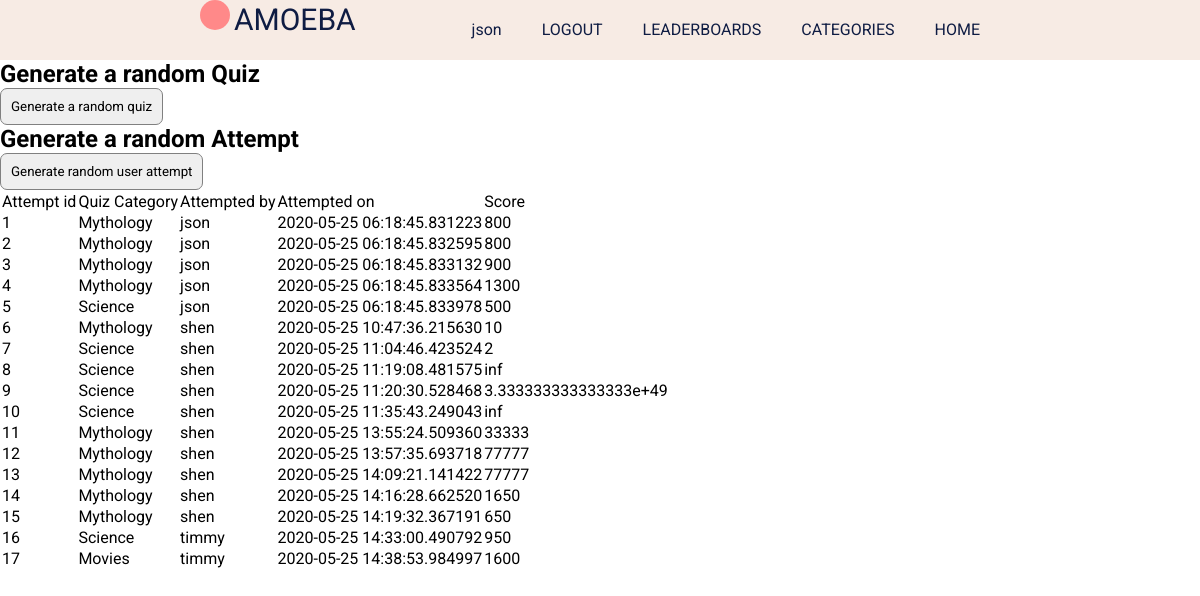
The page /pretendattempts (signed in) on the database its author committed.
### app/models.py (models this page shows, shortened)
class User(UserMixin, db.Model):
  id = db.Column(db.Integer, primary_key=True)
  username = db.Column(db.String(20), unique=True, index=True, nullable=False)
  email = db.Column(db.String(120), unique=True, index=True, nullable=False)
  password_hash = db.Column(db.String(128))
  posted_quizes = db.relationship('Quiz', backref = 'postedby', lazy = 'dynamic')
  attempts = db.relationship('Attempt', backref = 'user', lazy = 'dynamic')
  is_admin = db.Column(db.Boolean, default=False, nullable=False)
  date_joined = db.Column(db.DateTime, index=True, default=datetime.utcnow)

class Attempt(db.Model):
  id = db.Column(db.Integer, primary_key=True)
  user_id = db.Column(db.Integer, db.ForeignKey('user.id'))
  quiz_id = db.Column(db.Integer, db.ForeignKey('quiz.id'))
  score = db.Column(db.Integer, index=True)
  date = db.Column(db.DateTime, index=True, default=datetime.utcnow)

class Quiz(db.Model):
  id = db.Column(db.Integer, primary_key=True)
  category = db.Column(db.String(32), index=True)
  quizname = db.Column(db.String(32), index=True, unique=True)
  filename = db.Column(db.String(32),unique=True)
  date_added = db.Column(db.DateTime, index=True, default=datetime.utcnow)
  user_id = db.Column(db.Integer, db.ForeignKey('user.id'))
  attempts = db.relationship('Attempt', backref = 'quiz', lazy = 'dynamic')

### app/routes.py (the view)
@app.route('/pretendattempts', methods=['GET','POST'])
def pretend_attempts():
  form1 = PretendGenQuiz()
  form2 = PretendGenAttempt()
  allattempts = Attempt.query.all()
  if form1.submitQuiz.data and form1.validate_on_submit():
    randomQuiz()
  elif form2.submitAttempt.data and form2.validate_on_submit():
    randomAttempt()
  return render_template('pretend_attempts.html', form1=form1, form2=form2, attempts=allattempts)

### app/testing.py
class PretendGenQuiz(FlaskForm):
  submitQuiz = SubmitField('Generate a random quiz')

class PretendGenAttempt(FlaskForm):
  submitAttempt = SubmitField('Generate random user attempt')

### app/models.py (called while the page is built)
@login.user_loader
def load_user(id): #retrieve the user object representing the current user from the database
  return User.query.get(int(id)) #flask-login uses string for ids. database uses integers for id

### app/templates/pretend_attempts.html (shortened to what this page needs)
{% extends "template.html" %}
{% block content%}
  <h2>Generate a random Quiz</h2>
  <form action="", method="post">
    <p>{{ form1.submitQuiz }}</p>
  </form>
  <h2>Generate a random Attempt</h2>
  <form action="", method="post">
    <p>{{ form2.submitAttempt }}</p>
  </form>
  <table>
    <tr>
      <td>Attempt id</td><td>Quiz Category</td><td>Attempted by</td><td>Attempted on</td><td>Score</td>
    </tr>
    {% for a in attempts %}
    <tr>
      <td>{{ a.id }}</td>
      <td>{{ a.quiz.category }}</td>
      <td>{{ a.user.username }}</td>
      <td>{{ a.date }}</td>
      <td>{{ a.score }}</td>
    </tr>
    {% endfor %}
  </table>
{% endblock %}

### app/templates/template.html (shortened to what this page needs)
<html lang="en">
  <head>
    <link
      rel="stylesheet"
      type="text/css"
      href="{{ url_for('static', filename =
    'styles/content.css')}}"
    />
  </head>
  <body>
    <header>
      <div class="header-content">
        <div class="logo">
          <div id="amoeba-logo"></div>
          <span id="logo-text">AMOEBA</span>
        </div>
        <u1 class="navigation">
          <a href="{{ url_for('index') }}">HOME</a>
          <a href="{{ url_for('categories') }}">CATEGORIES</a>
          <a href="{{ url_for('leaderboards') }}">LEADERBOARDS</a>
          {% if current_user.is_authenticated %}
          <a href="{{ url_for('logout') }}">LOGOUT</a>
          <a href="{{ url_for('profile', username=current_user.username) }}">{{ current_user.username }}</a>
          {% else %}
          <a href="{{ url_for('signup_login') }}">LOGIN/SIGNUP</a>
          {% endif %}
        </u1>
      </div>
    </header>
    {% block content %}{% endblock %}
  </body>
</html>

### app/static/styles/content.css (style rules this page uses)
* { padding: 0; margin: 0; list-style: none; text-decoration: none; font-family: 'roboto', sans-serif; box-sizing: border-box; }
body { background-color: white; }
header { width: 100%; height: 60px; display: block; background-color: #f7ebe4; }
.header-content { height: inherit; margin-left: 200px; margin-right: 200px; }
.logo { float: left; display: inline-block; color: #0f1c43; margin-top }
#amoeba-logo { background-color: #ff8989; border-radius: 50%; width: 30px; height: 30px; display: inline-block; }
#logo-text { font-size: 30px; }
.navigation { float: right; }
.navigation a { height: 100%; float: right; padding: 20px 20px; list-style: none; color: #0f1c43; }
p { font-size: 20px; color: #0f1c43; font-weight: heavy; line-height: 1.5em; }
input { border: none; }
input { border: 1px solid gray; border-radius: 7px; padding: 10px; }

### rows shown on the page
User: username "json"
Attempt: id "1", quiz.category "Mythology", user.username "json", date "2020-05-25 06:18:45.831223", score "800"
Attempt: id "2", quiz.category "Mythology", user.username "json", date "2020-05-25 06:18:45.832595", score "800"
Attempt: id "3", quiz.category "Mythology", user.username "json", date "2020-05-25 06:18:45.833132", score "900"
Attempt: id "4", quiz.category "Mythology", user.username "json", date "2020-05-25 06:18:45.833564", score "1300"
Attempt: id "5", quiz.category "Science", user.username "json", date "2020-05-25 06:18:45.833978", score "500"
Attempt: id "6", quiz.category "Mythology", user.username "shen", date "2020-05-25 10:47:36.215630", score "10"
Attempt: id "7", quiz.category "Science", user.username "shen", date "2020-05-25 11:04:46.423524", score "2"
Attempt: id "8", quiz.category "Science", user.username "shen", date "2020-05-25 11:19:08.481575", score "inf"
Attempt: id "9", quiz.category "Science", user.username "shen", date "2020-05-25 11:20:30.528468", score "3.333333333333333e+49"
Attempt: id "10", quiz.category "Science", user.username "shen", date "2020-05-25 11:35:43.249043", score "inf"
Attempt: id "11", quiz.category "Mythology", user.username "shen", date "2020-05-25 13:55:24.509360", score "33333"
Attempt: id "12", quiz.category "Mythology", user.username "shen", date "2020-05-25 13:57:35.693718", score "77777"
Attempt: id "13", quiz.category "Mythology", user.username "shen", date "2020-05-25 14:09:21.141422", score "77777"
Attempt: id "14", quiz.category "Mythology", user.username "shen", date "2020-05-25 14:16:28.662520", score "1650"
Attempt: id "15", quiz.category "Mythology", user.username "shen", date "2020-05-25 14:19:32.367191", score "650"
Attempt: id "16", quiz.category "Science", user.username "timmy", date "2020-05-25 14:33:00.490792", score "950"
Attempt: id "17", quiz.category "Movies", user.username "timmy", date "2020-05-25 14:38:53.984997", score "1600"
